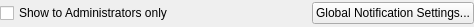
<?xml version="1.0" encoding="UTF-8"?>
<ui version="4.0">
 <class>QnPopupBusinessActionWidget</class>
 <widget class="QWidget" name="QnPopupBusinessActionWidget">
  <property name="geometry">
   <rect>
    <x>0</x>
    <y>0</y>
    <width>474</width>
    <height>27</height>
   </rect>
  </property>
  <property name="windowTitle">
   <string/>
  </property>
  <layout class="QHBoxLayout" name="horizontalLayout">
   <property name="margin">
    <number>0</number>
   </property>
   <item>
    <widget class="QCheckBox" name="adminsCheckBox">
     <property name="text">
      <string>Show to Administrators only</string>
     </property>
    </widget>
   </item>
   <item>
    <spacer name="horizontalSpacer">
     <property name="orientation">
      <enum>Qt::Horizontal</enum>
     </property>
     <property name="sizeHint" stdset="0">
      <size>
       <width>40</width>
       <height>20</height>
      </size>
     </property>
    </spacer>
   </item>
   <item>
    <widget class="QPushButton" name="settingsButton">
     <property name="text">
      <string>Global Notification Settings...</string>
     </property>
    </widget>
   </item>
  </layout>
 </widget>
 <resources>
  <include location="../../../../x86/build/client-custom.qrc"/>
 </resources>
 <connections/>
</ui>
